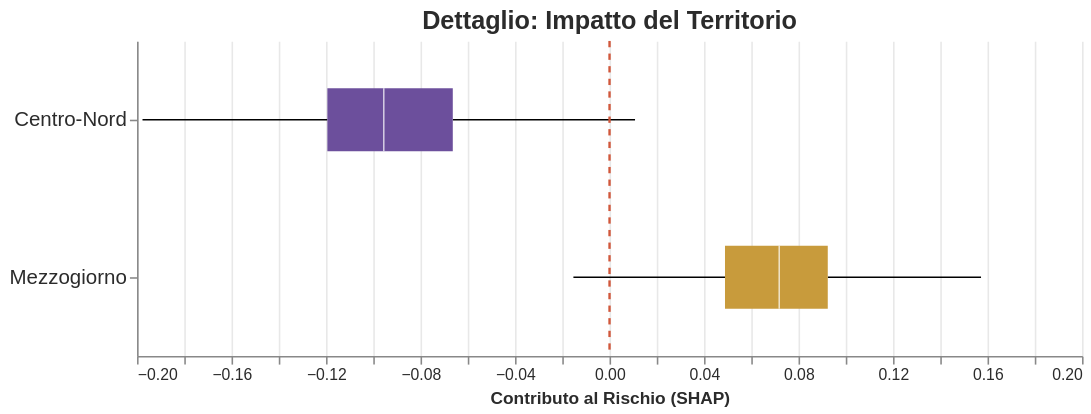

Vega-Lite specification stored for this chart:
### Vega-Lite specification from a JSON file in a GitHub repository (floating-point values rounded to 4 significant figures; data arrays with more than 128 entries replaced by an {"elided": "..."} marker saying what was removed)
{"config": {"view": {"continuousWidth": 300, "continuousHeight": 300, "strokeWidth": 0}}, "layer": [{"data": {"name": "data-c47bc291d1d976cc23154b8cbe7d2945"}, "mark": {"type": "boxplot", "extent": 1.5, "outliers": false, "size": 40}, "encoding": {"color": {"field": "Territorio_Filtro", "legend": null, "scale": {"domain": ["Centro-Nord", "Mezzogiorno"], "range": ["#6C4F9C", "#C89B3C"]}, "type": "nominal"}, "x": {"axis": {"gridColor": "#e8e8e8", "labelColor": "#2b2b2b", "titleColor": "#2b2b2b"}, "field": "MEZZOGIORNO_SHAP", "title": "Contributo al Rischio (SHAP)", "type": "quantitative"}, "y": {"axis": {"labelColor": "#2b2b2b", "labelFontSize": 13, "titleColor": "#2b2b2b"}, "field": "Territorio_Filtro", "title": null, "type": "nominal"}}}, {"data": {"name": "data-d285a7403ed98ae579761d64a864032b"}, "mark": {"type": "rule", "color": "#D1573B", "size": 1.5, "strokeDash": [4, 4]}, "encoding": {"x": {"field": "x", "type": "quantitative"}}}], "height": 200, "title": {"text": "Dettaglio: Impatto del Territorio", "color": "#2b2b2b", "fontSize": 16}, "width": 600, "$schema": "https://vega.github.io/schema/vega-lite/v5.20.1.json", "datasets": {"data-c47bc291d1d976cc23154b8cbe7d2945": {"elided": "3000 records"}, "data-d285a7403ed98ae579761d64a864032b": [{"x": 0}]}}
